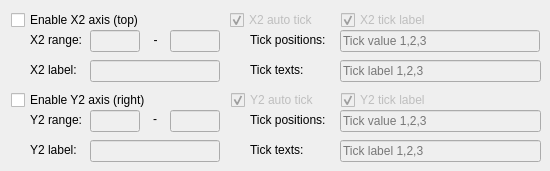
                <widget class="QWidget" name="page_11">
                 <widget class="QLabel" name="label_72">
                  <property name="enabled">
                   <bool>true</bool>
                  </property>
                  <property name="geometry">
                   <rect>
                    <x>30</x>
                    <y>60</y>
                    <width>60</width>
                    <height>20</height>
                   </rect>
                  </property>
                  <property name="text">
                   <string>X2 label:</string>
                  </property>
                 </widget>
                 <widget class="QLabel" name="label_74">
                  <property name="enabled">
                   <bool>true</bool>
                  </property>
                  <property name="geometry">
                   <rect>
                    <x>140</x>
                    <y>30</y>
                    <width>31</width>
                    <height>20</height>
                   </rect>
                  </property>
                  <property name="text">
                   <string>-</string>
                  </property>
                  <property name="alignment">
                   <set>Qt::AlignCenter</set>
                  </property>
                 </widget>
                 <widget class="QLabel" name="label_73">
                  <property name="enabled">
                   <bool>true</bool>
                  </property>
                  <property name="geometry">
                   <rect>
                    <x>30</x>
                    <y>30</y>
                    <width>60</width>
                    <height>20</height>
                   </rect>
                  </property>
                  <property name="text">
                   <string>X2 range:</string>
                  </property>
                 </widget>
                 <widget class="QCheckBox" name="plot1DAutoTickX2_CB">
                  <property name="enabled">
                   <bool>false</bool>
                  </property>
                  <property name="geometry">
                   <rect>
                    <x>230</x>
                    <y>10</y>
                    <width>111</width>
                    <height>20</height>
                   </rect>
                  </property>
                  <property name="text">
                   <string>X2 auto tick</string>
                  </property>
                  <property name="checked">
                   <bool>true</bool>
                  </property>
                 </widget>
                 <widget class="QLineEdit" name="plot1DRangeMaxX2_LE">
                  <property name="enabled">
                   <bool>false</bool>
                  </property>
                  <property name="geometry">
                   <rect>
                    <x>170</x>
                    <y>30</y>
                    <width>50</width>
                    <height>22</height>
                   </rect>
                  </property>
                 </widget>
                 <widget class="QLineEdit" name="plot1DRangeMinX2_LE">
                  <property name="enabled">
                   <bool>false</bool>
                  </property>
                  <property name="geometry">
                   <rect>
                    <x>90</x>
                    <y>30</y>
                    <width>50</width>
                    <height>22</height>
                   </rect>
                  </property>
                 </widget>
                 <widget class="QLineEdit" name="plot1DLabelX2_LE">
                  <property name="enabled">
                   <bool>false</bool>
                  </property>
                  <property name="geometry">
                   <rect>
                    <x>90</x>
                    <y>60</y>
                    <width>130</width>
                    <height>22</height>
                   </rect>
                  </property>
                 </widget>
                 <widget class="QLineEdit" name="plot1DTickValueX2_LE">
                  <property name="enabled">
                   <bool>false</bool>
                  </property>
                  <property name="geometry">
                   <rect>
                    <x>340</x>
                    <y>30</y>
                    <width>200</width>
                    <height>22</height>
                   </rect>
                  </property>
                  <property name="placeholderText">
                   <string>Tick value 1,2,3</string>
                  </property>
                 </widget>
                 <widget class="QLineEdit" name="plot1DTickLabelX2_LE">
                  <property name="enabled">
                   <bool>false</bool>
                  </property>
                  <property name="geometry">
                   <rect>
                    <x>340</x>
                    <y>60</y>
                    <width>201</width>
                    <height>22</height>
                   </rect>
                  </property>
                  <property name="toolTip">
                   <string>Tick labels</string>
                  </property>
                  <property name="placeholderText">
                   <string>Tick label 1,2,3</string>
                  </property>
                 </widget>
                 <widget class="QCheckBox" name="plot1DAxisX2_CB">
                  <property name="geometry">
                   <rect>
                    <x>11</x>
                    <y>10</y>
                    <width>161</width>
                    <height>20</height>
                   </rect>
                  </property>
                  <property name="text">
                   <string>Enable X2 axis (top)</string>
                  </property>
                 </widget>
                 <widget class="QCheckBox" name="plot1DTickLabelX2_CB">
                  <property name="enabled">
                   <bool>false</bool>
                  </property>
                  <property name="geometry">
                   <rect>
                    <x>341</x>
                    <y>10</y>
                    <width>111</width>
                    <height>20</height>
                   </rect>
                  </property>
                  <property name="text">
                   <string>X2 tick label</string>
                  </property>
                  <property name="checked">
                   <bool>true</bool>
                  </property>
                 </widget>
                 <widget class="QLabel" name="label_55">
                  <property name="geometry">
                   <rect>
                    <x>250</x>
                    <y>60</y>
                    <width>81</width>
                    <height>20</height>
                   </rect>
                  </property>
                  <property name="text">
                   <string>Tick texts:</string>
                  </property>
                 </widget>
                 <widget class="QLabel" name="label_56">
                  <property name="geometry">
                   <rect>
                    <x>250</x>
                    <y>30</y>
                    <width>90</width>
                    <height>20</height>
                   </rect>
                  </property>
                  <property name="text">
                   <string>Tick positions:</string>
                  </property>
                 </widget>
                 <widget class="QLabel" name="label_52">
                  <property name="enabled">
                   <bool>true</bool>
                  </property>
                  <property name="geometry">
                   <rect>
                    <x>30</x>
                    <y>140</y>
                    <width>61</width>
                    <height>20</height>
                   </rect>
                  </property>
                  <property name="text">
                   <string>Y2 label:</string>
                  </property>
                 </widget>
                 <widget class="QLineEdit" name="plot1DRangeMaxY2_LE">
                  <property name="enabled">
                   <bool>false</bool>
                  </property>
                  <property name="geometry">
                   <rect>
                    <x>170</x>
                    <y>110</y>
                    <width>50</width>
                    <height>22</height>
                   </rect>
                  </property>
                 </widget>
                 <widget class="QCheckBox" name="plot1DAutoTickY2_CB">
                  <property name="enabled">
                   <bool>false</bool>
                  </property>
                  <property name="geometry">
                   <rect>
                    <x>231</x>
                    <y>90</y>
                    <width>101</width>
                    <height>20</height>
                   </rect>
                  </property>
                  <property name="text">
                   <string>Y2 auto tick</string>
                  </property>
                  <property name="checked">
                   <bool>true</bool>
                  </property>
                 </widget>
                 <widget class="QLabel" name="label_49">
                  <property name="enabled">
                   <bool>true</bool>
                  </property>
                  <property name="geometry">
                   <rect>
                    <x>30</x>
                    <y>110</y>
                    <width>61</width>
                    <height>20</height>
                   </rect>
                  </property>
                  <property name="text">
                   <string>Y2 range:</string>
                  </property>
                 </widget>
                 <widget class="QLineEdit" name="plot1DTickValueY2_LE">
                  <property name="enabled">
                   <bool>false</bool>
                  </property>
                  <property name="geometry">
                   <rect>
                    <x>340</x>
                    <y>110</y>
                    <width>201</width>
                    <height>22</height>
                   </rect>
                  </property>
                  <property name="placeholderText">
                   <string>Tick value 1,2,3</string>
                  </property>
                 </widget>
                 <widget class="QLineEdit" name="plot1DRangeMinY2_LE">
                  <property name="enabled">
                   <bool>false</bool>
                  </property>
                  <property name="geometry">
                   <rect>
                    <x>90</x>
                    <y>110</y>
                    <width>50</width>
                    <height>22</height>
                   </rect>
                  </property>
                 </widget>
                 <widget class="QCheckBox" name="plot1DTickLabelY2_CB">
                  <property name="enabled">
                   <bool>false</bool>
                  </property>
                  <property name="geometry">
                   <rect>
                    <x>341</x>
                    <y>90</y>
                    <width>111</width>
                    <height>20</height>
                   </rect>
                  </property>
                  <property name="text">
                   <string>Y2 tick label</string>
                  </property>
                  <property name="checked">
                   <bool>true</bool>
                  </property>
                 </widget>
                 <widget class="QLabel" name="label_57">
                  <property name="geometry">
                   <rect>
                    <x>250</x>
                    <y>140</y>
                    <width>90</width>
                    <height>20</height>
                   </rect>
                  </property>
                  <property name="text">
                   <string>Tick texts:</string>
                  </property>
                 </widget>
                 <widget class="QLineEdit" name="plot1DLabelY2_LE">
                  <property name="enabled">
                   <bool>false</bool>
                  </property>
                  <property name="geometry">
                   <rect>
                    <x>90</x>
                    <y>140</y>
                    <width>130</width>
                    <height>22</height>
                   </rect>
                  </property>
                 </widget>
                 <widget class="QLabel" name="label_75">
                  <property name="enabled">
                   <bool>true</bool>
                  </property>
                  <property name="geometry">
                   <rect>
                    <x>140</x>
                    <y>109</y>
                    <width>30</width>
                    <height>20</height>
                   </rect>
                  </property>
                  <property name="text">
                   <string>-</string>
                  </property>
                  <property name="alignment">
                   <set>Qt::AlignCenter</set>
                  </property>
                 </widget>
                 <widget class="QLineEdit" name="plot1DTickLabelY2_LE">
                  <property name="enabled">
                   <bool>false</bool>
                  </property>
                  <property name="geometry">
                   <rect>
                    <x>340</x>
                    <y>140</y>
                    <width>201</width>
                    <height>22</height>
                   </rect>
                  </property>
                  <property name="toolTip">
                   <string>Tick labels</string>
                  </property>
                  <property name="placeholderText">
                   <string>Tick label 1,2,3</string>
                  </property>
                 </widget>
                 <widget class="QCheckBox" name="plot1DAxisY2_CB">
                  <property name="geometry">
                   <rect>
                    <x>11</x>
                    <y>90</y>
                    <width>181</width>
                    <height>20</height>
                   </rect>
                  </property>
                  <property name="text">
                   <string>Enable Y2 axis (right)</string>
                  </property>
                 </widget>
                 <widget class="QLabel" name="label_58">
                  <property name="geometry">
                   <rect>
                    <x>250</x>
                    <y>110</y>
                    <width>90</width>
                    <height>20</height>
                   </rect>
                  </property>
                  <property name="text">
                   <string>Tick positions:</string>
                  </property>
                 </widget>
                </widget>
